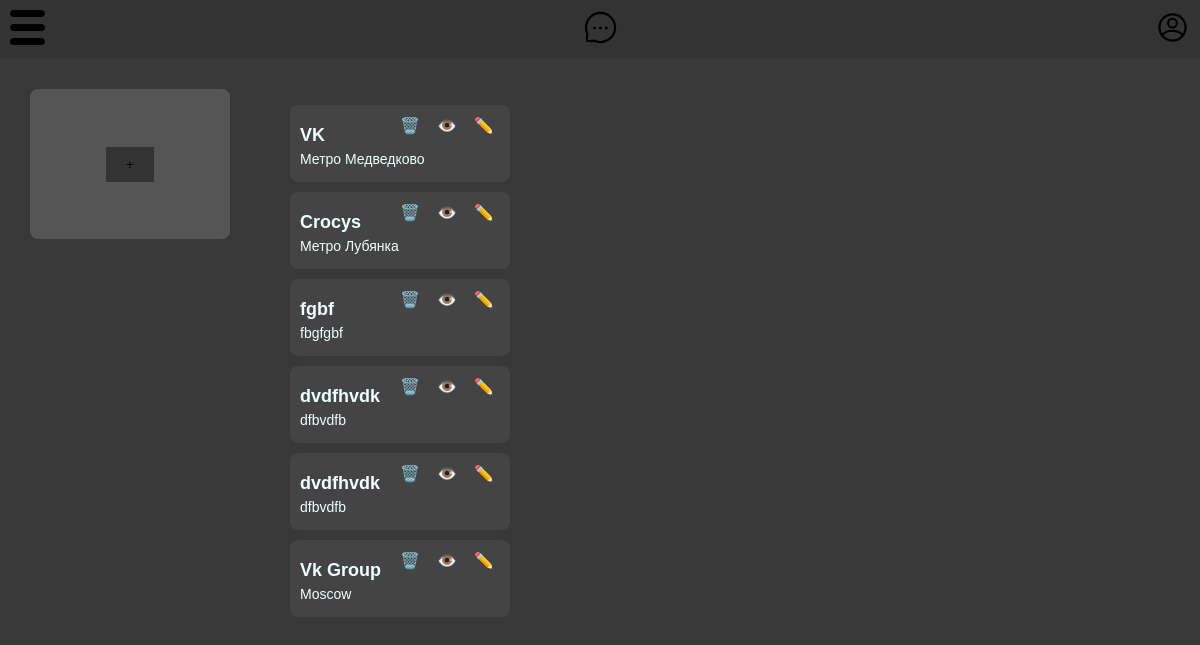
/holding/, run on the app's committed database.
### HoldingMainMenu/models.py (models this page shows, shortened)
class Venues(models.Model):
    name = models.CharField(max_length=255)
    description = models.TextField()
    location = models.CharField(max_length=255)
    capacity = models.IntegerField()
    square = models.IntegerField()
    wardrobe = models.BooleanField()
    parking = models.BooleanField()
    status = models.IntegerField(default=0, editable=False)

### HoldingMainMenu/views.py (the view)
# urls.py: path('', mainpagehold, name='holdingmainpage'),
def mainpagehold(request):
    posts = Venues.objects.all()
    if request.method == 'POST':
        form = AddVenueForm(request.POST,  request.FILES)
        if form.is_valid():
            form.save()
    else:
        form = AddVenueForm()
    return render(request, 'Holdings/holdingmain.html', {'form': form, 'posts': posts})

### templates/Holdings/holdingmain.html (shortened to what this page needs)
{% extends 'Holdings/base.html' %}
{% load static %}
{% block content %}
<div class="container">
    <div class="add-card">
        <button id="openModal" class="btn">+</button>
    </div>
    <ul>
        {% for post in posts %}
        <li class="li_style">
            <div class="card">
                <h3>{{ post.name }}</h3>
                <p>{{ post.location }}</p>
                <div class="actions">
                    <button>🗑️</button>
                    <button>👁️</button>
                    <button>✏️</button>
                </div>
            </div>
        </li>
        {% endfor %}
    </ul>
</div>
{% endblock %}

### static_dev/style.css (style rules this page uses)
.main_color { background-color: #383838; color:azure; margin: 0px; }
.li_style { list-style-type: none; }
.container { display: flex; flex-wrap: wrap; padding: 20px; }
.card { width: 200px; margin: 10px; padding: 10px; background-color: #444; border-radius: 8px; position: relative; z-index: -100; }
.card h3 { margin: 10px 0 5px; font-size: 18px; }
.card p { margin: 5px 0; font-size: 14px; }
.card .actions { position: absolute; top: 10px; right: 10px; display: flex; gap: 5px; }
.card .actions button { background: none; border: none; color: #fff; cursor: pointer; font-size: 16px; }
.add-card { width: 200px; height: 150px; margin: 10px; display: flex; justify-content: center; align-items: center; background-color: #555; border-radius: 8px; color: #fff; font-size: 50px; cursor: pointer; }
body { font-family: Arial, sans-serif; background-color: #333; color: #fff; margin: 0; padding: 0; }

### static_dev/add_venue.css (style rules this page uses)
body { font-family: Arial, sans-serif; margin: 0; padding: 0; }
.btn { display: inline-block; margin: 20px; padding: 10px 20px; background-color: #333; border: none; cursor: pointer; }

### data on the page
Venues: name "VK", location "Метро Медведково"
Venues: name "Crocys", location "Метро Лубянка"
Venues: name "fgbf", location "fbgfgbf"
Venues: name "dvdfhvdk", location "dfbvdfb"
Venues: name "dvdfhvdk", location "dfbvdfb"
Venues: name "Vk Group", location "Moscow"
